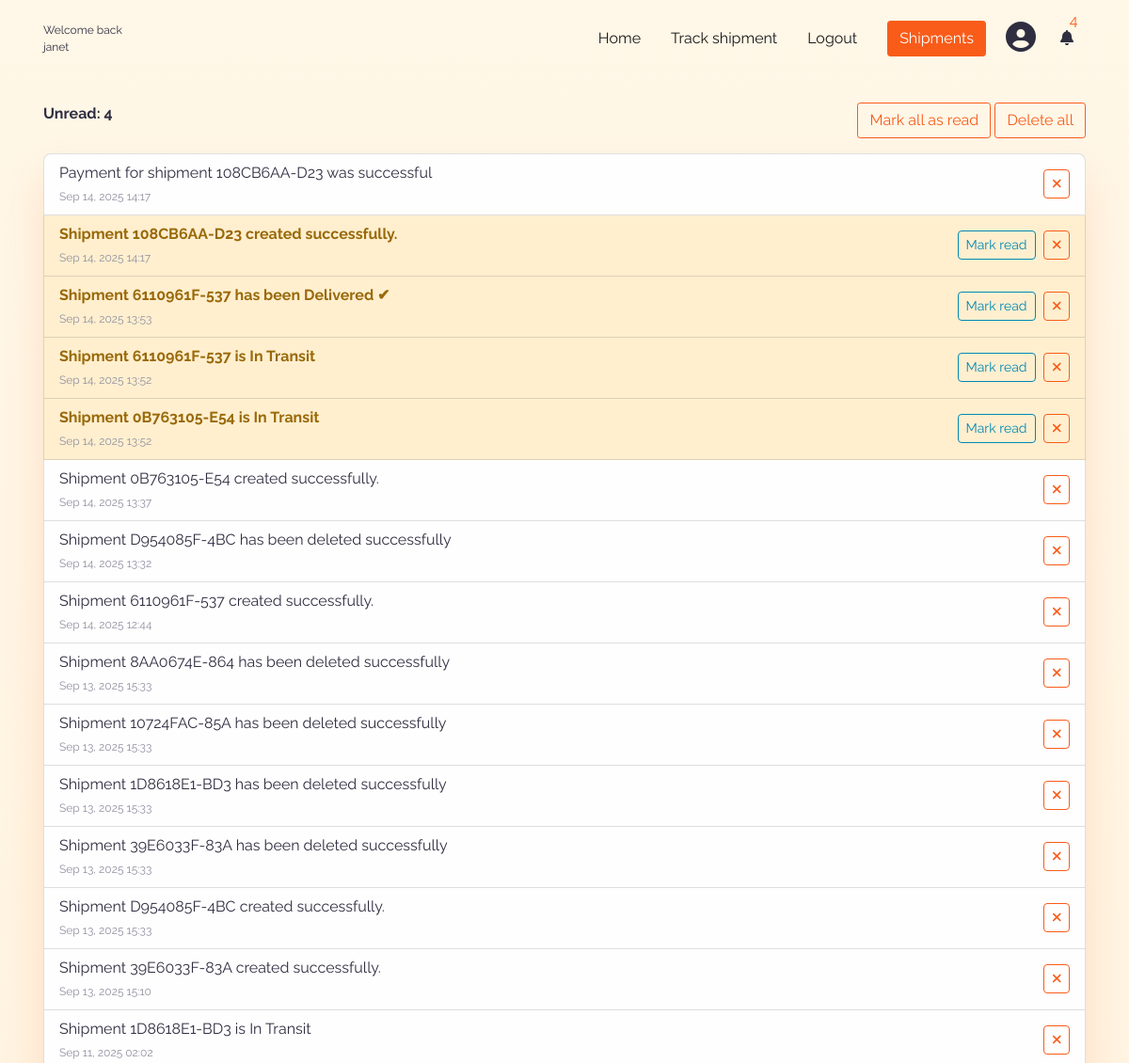
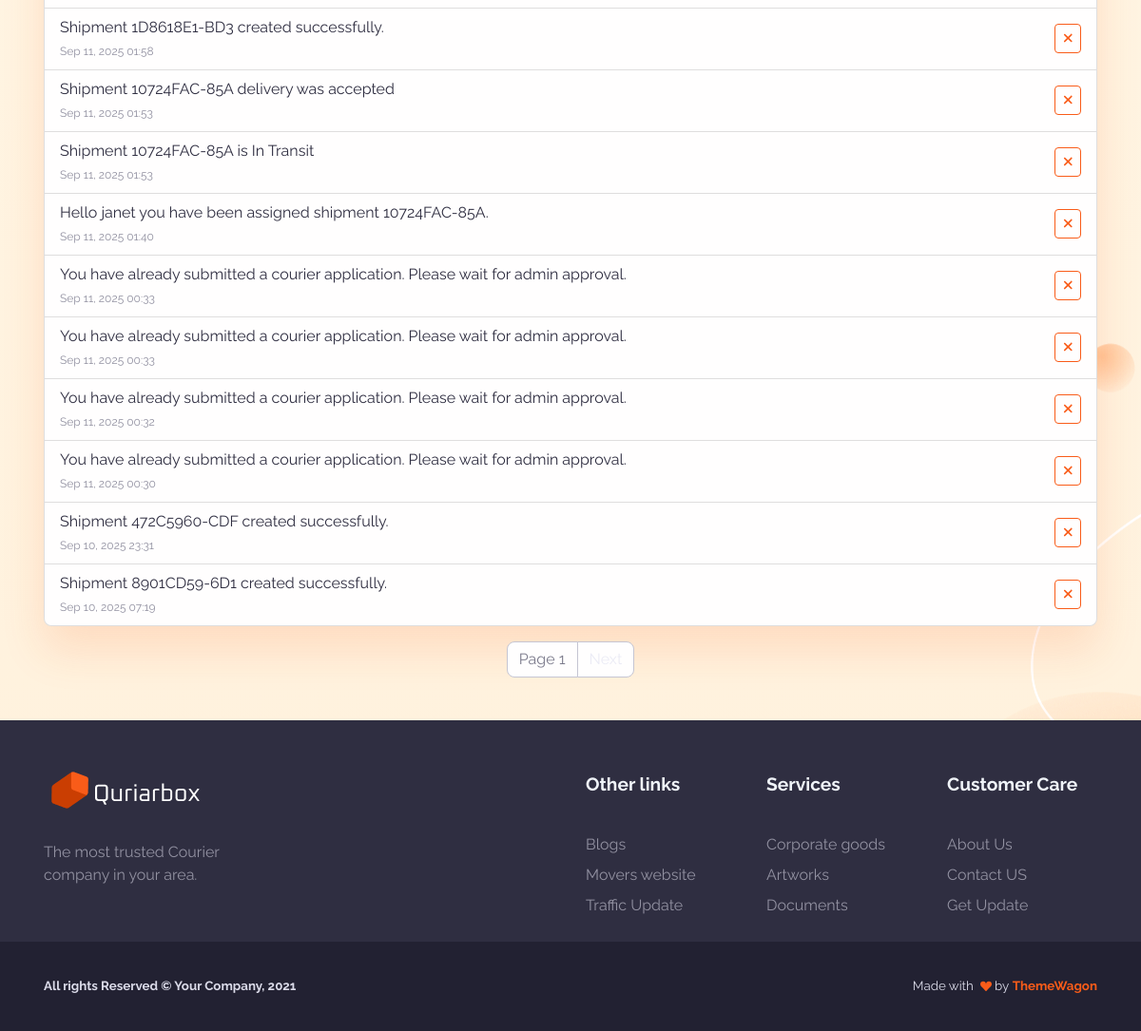
The page /notifications/ (signed in) on the database as committed earlier (2 pictures, top to bottom).
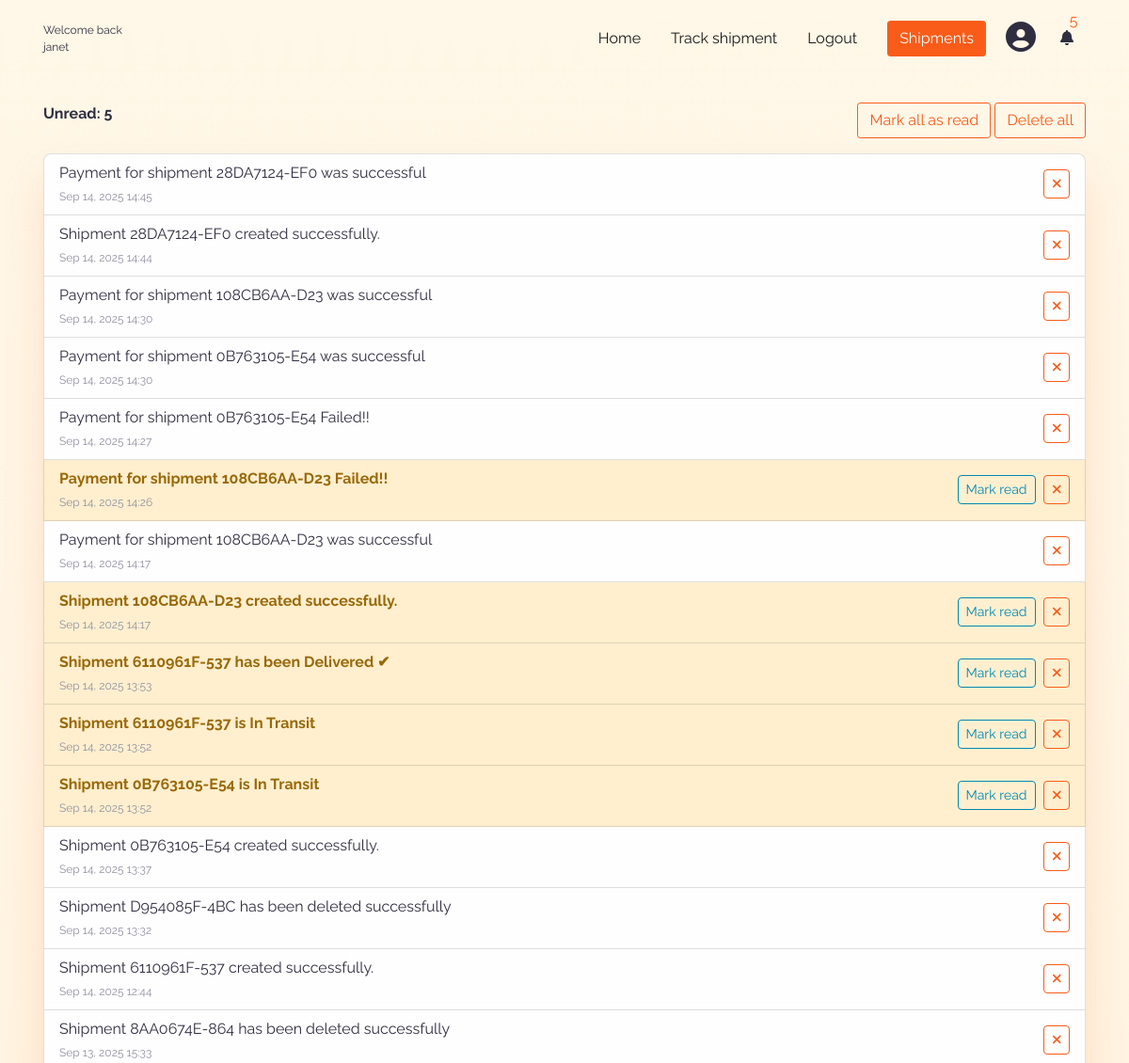
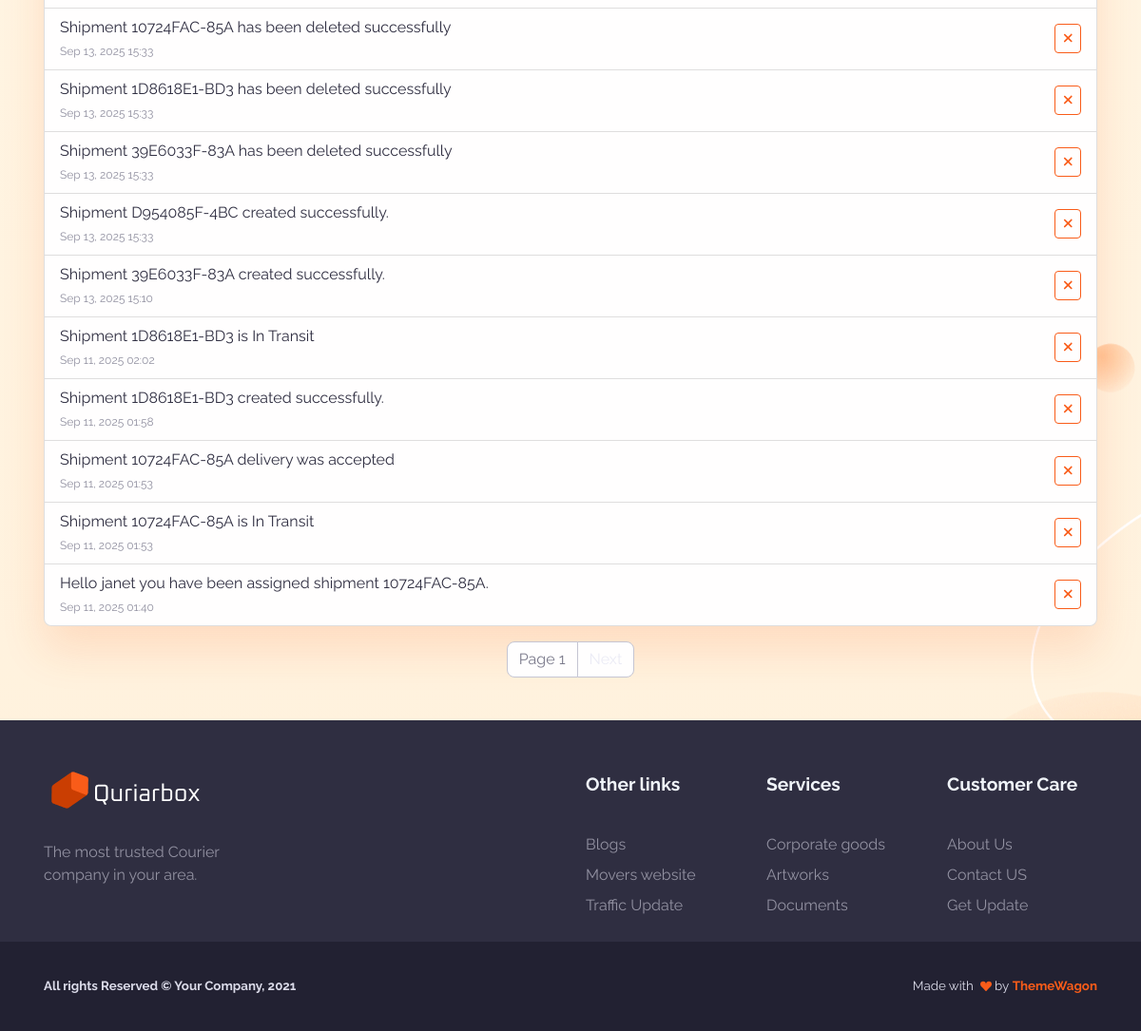
The same page on the database as committed later (2 pictures, top to bottom).
### notifications/models.py (models this page shows, shortened)
class Notification(models.Model):
    recipient = models.ForeignKey(User,on_delete=models.CASCADE,related_name="notifications")
    message = models.TextField()
    link = models.URLField(blank=True, null=True)
    is_read = models.BooleanField(default=False)
    created_at = models.DateTimeField(auto_now_add=True)
    class Meta:
        ordering = ["-created_at"]

### notifications/views.py (the view)
# urls.py: path("", NotificationListView.as_view(), name="list"),
class NotificationListView(LoginRequiredMixin, ListView):
    login_url= "users:login"
    model = Notification
    template_name = "notifications/list.html"
    context_object_name = "notifications"
    paginate_by = 25
    def get_queryset(self):
        qs = Notification.objects.filter(recipient=self.request.user).order_by("-created_at")
        return qs
    def get_context_data(self, **kwargs):
        context = super().get_context_data(**kwargs)
        context["unread_count"] = Notification.objects.filter(recipient=self.request.user, is_read=False).count()
        return context

### notifications/context_processor.py (called while the page is built)
def notifications_count(request):
    if not request.user.is_authenticated:
        return {}
    unread_count = Notification.objects.filter(recipient=request.user,is_read=False).count()
    recent = Notification.objects.filter(recipient=request.user)[:6]
    return {
        "unread_notification_count": unread_count,
        "recent_notifications": recent}

### notifications/templates/notifications/list.html (shortened to what this page needs)
{% extends "base.html" %}
{% load static %}
{% block content %}
<div class="container py-4">
  <div class="d-flex justify-content-between mb-3 mt-7">
    <span class="fw-bold">Unread: {{ unread_count }}</span>
    <div>
    <a href="{% url 'notifications:mark_all_read' %}" class="btn btn-outline-danger">Mark all as read</a>
    <a href="{% url 'notifications:delete_all' %}" class="btn btn-outline-danger">Delete all</a>
    </div>
  </div>
  <ul class="list-group shadow-sm">
    {% for n in notifications %}
      <li class="list-group-item d-flex justify-content-between align-items-center
          {% if not n.is_read %}list-group-item-warning{% endif %}">
        <div class="me-3">
          <div class="{% if not n.is_read %}fw-bold{% endif %}">
            {{ n.message }}
          </div>
          <small class="text-muted">{{ n.created_at|date:"M d, Y H:i" }}</small>
        </div>
        <div class="d-flex">
          {% if not n.is_read %}
          <a href="{% url 'notifications:mark_as_read' n.id %}"
             class="btn btn-sm btn-outline-secondary me-2">
            Mark read
          </a>
          {% endif %}
          <a href="{% url 'notifications:delete' n.id %}"
             class="btn btn-sm btn-outline-danger" title="Delete">
            <i class="fas fa-times"></i>
          </a>
        </div>
      </li>
    {% empty %}
      <li class="list-group-item">No notifications yet.</li>
    {% endfor %}
  </ul>
  {% if is_paginated %}
    <nav class="mt-3">
      <ul class="pagination justify-content-center">
        <li class="page-item disabled">
          <span class="page-link">Page {{ page_obj.number }}</span>
        </li>
        {% if page_obj.has_next %}
          <li class="page-item">
            <a class="page-link" href="?page={{ page_obj.next_page_number }}">Next</a>
          </li>
        {% endif %}
      </ul>
    </nav>
  {% endif %}
</div>
{% endblock %}

### templates/includes/_navbar.html (shortened to what this page needs)
  {% load static %}
    <main class="main" id="top">
      <nav class="navbar navbar-expand-lg navbar-light fixed-top py-3 d-block" data-navbar-on-scroll="data-navbar-on-scroll">
        <div class="container">
           {% if request.user.is_authenticated %}
                <span style="font-size:12px"> Welcome back <br/> {{ request.user.username }} </span>
            {% else %}
          <a class="navbar-brand" href="#"><img src="{% static 'img/gallery/logo.png' %}" height="45" alt="logo" /></a>
              {% endif %}
          <div class="collapse navbar-collapse border-top border-lg-0 mt-4 mt-lg-0" id="navbarSupportedContent">
            <ul class="navbar-nav ms-auto pt-2 pt-lg-0 font-base">
              <li class="nav-item px-2">
                <a class="nav-link" aria-current="page" href="{% url 'home'%}">Home</a>
              </li>
              <li class="nav-item px-2">
              <a class="nav-link" href="{% url 'shipments:track' %}">
            Track shipment
          </a>
              </li>
              <li class="nav-item px-2">
                {% if request.user.is_authenticated %}
                  <a class="nav-link" href="{% url 'users:logout' %}">Logout</a>
                {% else %}
                  <a class="nav-link" href="{% url 'users:login' %}">Login</a>
                {% endif %}
              </li>
            </ul>
            {% if request.user.is_authenticated %}
              {% if request.user.profile.role == 'customer'%}
                  <a class="btn btn-primary order-1 order-lg-0 ms-lg-3" href="{% url 'shipments:list' %}">Shipments</a>
              {% elif request.user.profile.role == "courier" %}
                  <a class="btn btn-primary order-1 order-lg-0 ms-lg-3" href="{% url 'delivery:list' %}">Assigned deliveries</a>
              {% elif request.user.profile.role == "admin" %}
                  <a class="btn btn-primary order-1 order-lg-0 ms-lg-3" href="/admin">Admin panel</a>
              {% endif %}
               <a class="btn  ms-2" href="{% url 'users:profile' %}"><i class="fas fa-2x fa-user-circle "></i>
              </a>
            {% else %}
              <a class="btn btn-primary order-1 order-lg-0 ms-lg-3" href="{% url 'users:register' %}">Register</a>
            {% endif %}
            <li class="nav-item dropdown list-unstyled">
            <a class="btn" href="#" id="navbarDropdownNotifications" role="button"
              data-bs-toggle="dropdown" aria-expanded="false">
              <i class="fas fa-bell fa-1x"></i>
              {% if unread_notification_count > 0 %}
                 <span class="text-primary position-absolute top-0 start-90 translate-middle">
                  {{ unread_notification_count }}
                 </span>
              {% endif %}
            </a>
          </li>
          </div>
        </div>
      </nav>

Rows that differ between the two databases and show on the page:
no longer on this page (row unchanged): Notification: message "You have already submitted a courier application. Please wait for admin approval.", created_at "Sep 11, 2025 00:33"
no longer on this page (row unchanged): Notification: message "You have already submitted a courier application. Please wait for admin approval.", created_at "Sep 11, 2025 00:33"
no longer on this page (row unchanged): Notification: message "You have already submitted a courier application. Please wait for admin approval.", created_at "Sep 11, 2025 00:32"
no longer on this page (row unchanged): Notification: message "You have already submitted a courier application. Please wait for admin approval.", created_at "Sep 11, 2025 00:30"
no longer on this page (row unchanged): Notification: message "Shipment 472C5960-CDF created successfully.", created_at "Sep 10, 2025 23:31"
no longer on this page (row unchanged): Notification: message "Shipment 8901CD59-6D1 created successfully.", created_at "Sep 10, 2025 07:19"
added Notification: message "Payment for shipment 28DA7124-EF0 was successful", created_at "Sep 14, 2025 14:45"
added Notification: message "Shipment 28DA7124-EF0 created successfully.", created_at "Sep 14, 2025 14:44"
added Notification: message "Payment for shipment 108CB6AA-D23 was successful", created_at "Sep 14, 2025 14:30"
added Notification: message "Payment for shipment 0B763105-E54 was successful", created_at "Sep 14, 2025 14:30"
added Notification: message "Payment for shipment 0B763105-E54 Failed!!", created_at "Sep 14, 2025 14:27"
added Notification: message "Payment for shipment 108CB6AA-D23 Failed!!", created_at "Sep 14, 2025 14:26", is_read "Mark read"
Other text that changed with them:
{{ unread_notification_count }}: "4" → "5"
{{ unread_count }}: "4" → "5"
